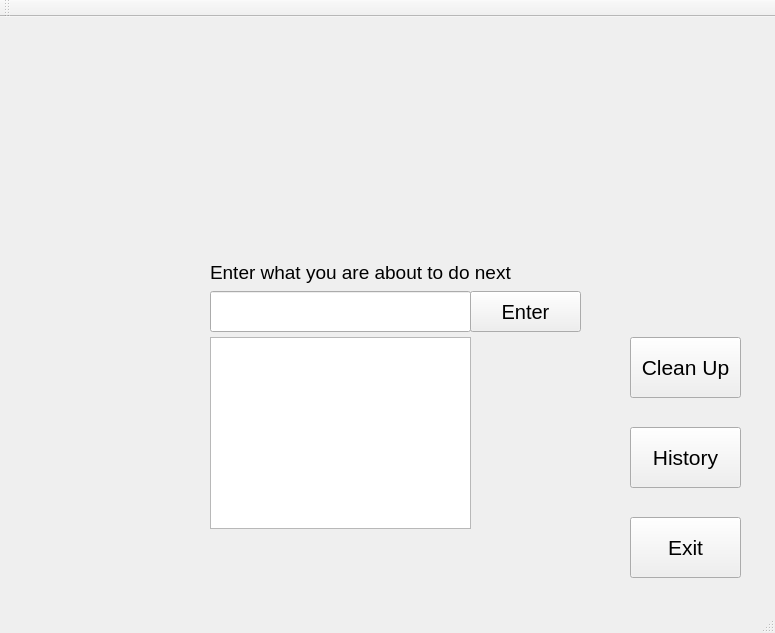
<?xml version="1.0" encoding="UTF-8"?>
<ui version="4.0">
 <class>MainWindow</class>
 <widget class="QMainWindow" name="MainWindow">
  <property name="geometry">
   <rect>
    <x>0</x>
    <y>0</y>
    <width>775</width>
    <height>633</height>
   </rect>
  </property>
  <property name="windowTitle">
   <string>MainWindow</string>
  </property>
  <widget class="QWidget" name="centralWidget">
   <widget class="QPushButton" name="exit_button">
    <property name="geometry">
     <rect>
      <x>630</x>
      <y>500</y>
      <width>111</width>
      <height>61</height>
     </rect>
    </property>
    <property name="font">
     <font>
      <family>Ubuntu</family>
      <pointsize>16</pointsize>
     </font>
    </property>
    <property name="text">
     <string>Exit</string>
    </property>
    <property name="iconSize">
     <size>
      <width>16</width>
      <height>16</height>
     </size>
    </property>
   </widget>
   <widget class="QLineEdit" name="lineEdit">
    <property name="geometry">
     <rect>
      <x>210</x>
      <y>274</y>
      <width>261</width>
      <height>41</height>
     </rect>
    </property>
   </widget>
   <widget class="QPushButton" name="enter_button">
    <property name="geometry">
     <rect>
      <x>470</x>
      <y>274</y>
      <width>111</width>
      <height>41</height>
     </rect>
    </property>
    <property name="font">
     <font>
      <pointsize>15</pointsize>
     </font>
    </property>
    <property name="text">
     <string>Enter</string>
    </property>
   </widget>
   <widget class="QLabel" name="label">
    <property name="geometry">
     <rect>
      <x>210</x>
      <y>240</y>
      <width>321</width>
      <height>31</height>
     </rect>
    </property>
    <property name="font">
     <font>
      <pointsize>14</pointsize>
     </font>
    </property>
    <property name="text">
     <string>Enter what you are about to do next</string>
    </property>
   </widget>
   <widget class="QPushButton" name="history_button">
    <property name="geometry">
     <rect>
      <x>630</x>
      <y>410</y>
      <width>111</width>
      <height>61</height>
     </rect>
    </property>
    <property name="font">
     <font>
      <pointsize>16</pointsize>
     </font>
    </property>
    <property name="text">
     <string>History</string>
    </property>
   </widget>
   <widget class="QTextBrowser" name="textBrowser">
    <property name="geometry">
     <rect>
      <x>210</x>
      <y>320</y>
      <width>261</width>
      <height>192</height>
     </rect>
    </property>
   </widget>
   <widget class="QPushButton" name="clean_button">
    <property name="geometry">
     <rect>
      <x>630</x>
      <y>320</y>
      <width>111</width>
      <height>61</height>
     </rect>
    </property>
    <property name="font">
     <font>
      <pointsize>16</pointsize>
     </font>
    </property>
    <property name="text">
     <string>Clean Up</string>
    </property>
   </widget>
  </widget>
  <widget class="QMenuBar" name="menuBar">
   <property name="geometry">
    <rect>
     <x>0</x>
     <y>0</y>
     <width>775</width>
     <height>22</height>
    </rect>
   </property>
  </widget>
  <widget class="QToolBar" name="mainToolBar">
   <attribute name="toolBarArea">
    <enum>TopToolBarArea</enum>
   </attribute>
   <attribute name="toolBarBreak">
    <bool>false</bool>
   </attribute>
  </widget>
  <widget class="QStatusBar" name="statusBar"/>
  <action name="actionExit">
   <property name="text">
    <string>Exit</string>
   </property>
  </action>
 </widget>
 <layoutdefault spacing="6" margin="11"/>
 <resources/>
 <connections/>
</ui>
